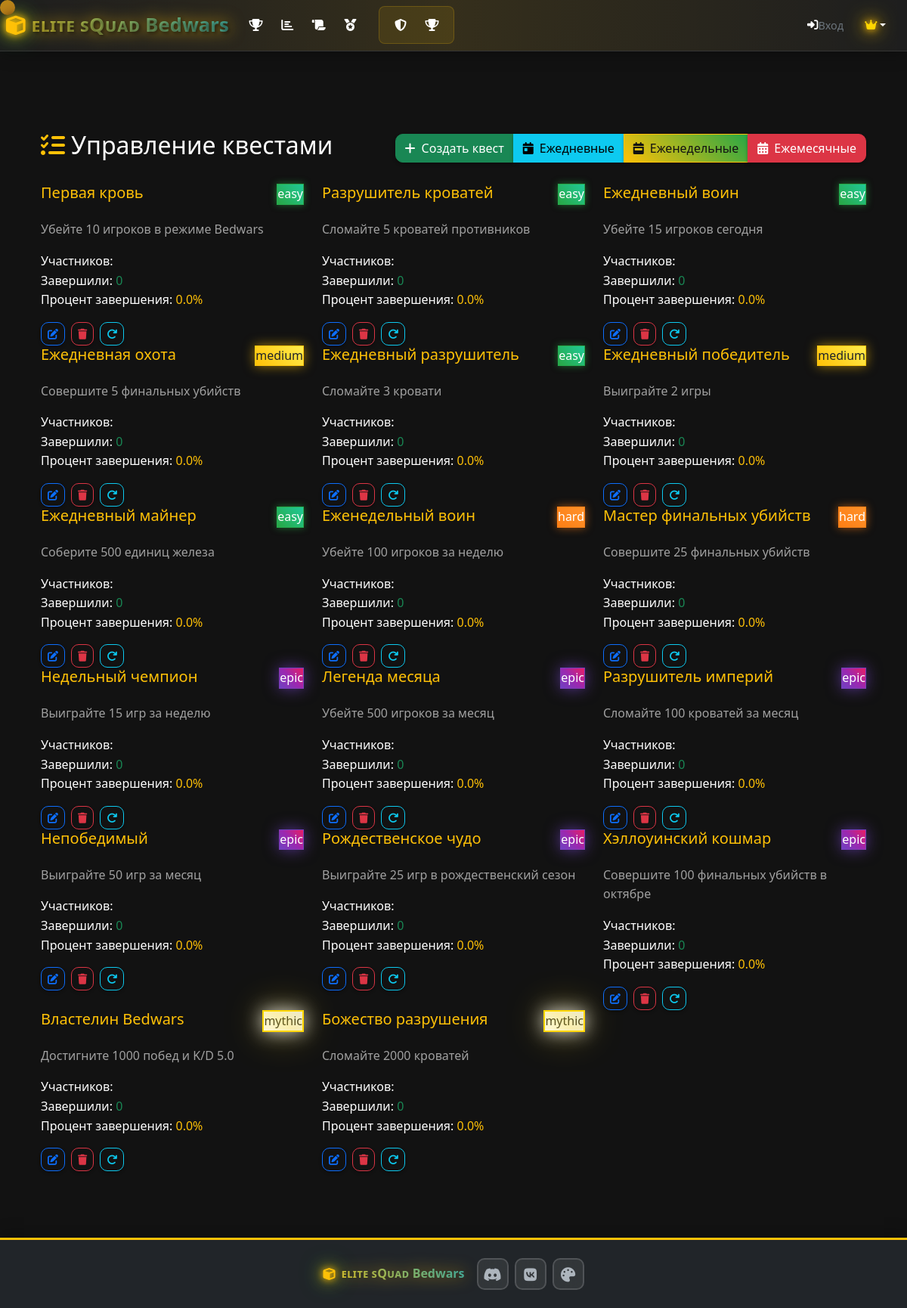
Page /admin/quests (signed in) on the committed database.
### models.py (models this page shows, shortened)
class Quest(db.Model):
    id = db.Column(db.Integer, primary_key=True)
    title = db.Column(db.String(200), nullable=False)
    description = db.Column(db.Text, nullable=False)
    type = db.Column(db.String(50), nullable=False)  # kills, beds, wins, etc.
    target_value = db.Column(db.Integer, nullable=False)
    reward_xp = db.Column(db.Integer, default=0)
    reward_coins = db.Column(db.Integer, default=0)
    reward_reputation = db.Column(db.Integer, default=0)
    reward_title = db.Column(db.String(100), nullable=True)
    reward_role = db.Column(db.String(100), nullable=True)
    icon = db.Column(db.String(50), default='fas fa-trophy')
    difficulty = db.Column(db.String(20), default='medium', nullable=False)  # easy, medium, hard, epic
    quest_category = db.Column(db.String(20), default='permanent', nullable=False)  # daily, weekly, monthly, thematic, mythic, permanent
    is_active = db.Column(db.Boolean, default=True)
    is_repeatable = db.Column(db.Boolean, default=True)
    expires_at = db.Column(db.DateTime, nullable=True)
    created_at = db.Column(db.DateTime, default=datetime.utcnow)
    last_refresh = db.Column(db.DateTime, default=datetime.utcnow)
    player_quests = db.relationship('PlayerQuest', backref='quest', lazy=True, cascade='all, delete-orphan')

### routes.py (the view)
@app.route('/admin/quests')
def admin_quests():
    if not session.get('is_admin', False):
        flash('Доступ запрещен!', 'error')
        return redirect(url_for('login'))
    quests = Quest.query.all()
    quest_stats = []
    for quest in quests:
        total_attempts = PlayerQuest.query.filter_by(quest_id=quest.id).count()
        completed = PlayerQuest.query.filter_by(quest_id=quest.id, is_completed=True).count()
        completion_rate = (completed / total_attempts * 100) if total_attempts > 0 else 0
        quest_stats.append({
            'quest': quest,
            'total_attempts': total_attempts,
            'completed': completed,
            'completion_rate': completion_rate
        })
    return render_template('admin_quests.html', quest_stats=quest_stats)

### routes.py (called while the page is built)
@app.context_processor
def inject_current_player():
    current_player = None
    player_nickname = session.get('player_nickname')
    if player_nickname:
        current_player = Player.query.filter_by(nickname=player_nickname).first()
    if 'language' not in session:
        session['language'] = 'ru'
    return dict(current_player=current_player, current_language=session.get('language', 'ru'))

### templates/admin_quests.html (shortened to what this page needs)
{% extends "base.html" %}
{% block content %}
<div class="container-fluid py-4">
    <div class="d-flex justify-content-between align-items-center mb-4">
        <h2 class="page-title">
            <i class="fas fa-tasks text-warning me-2"></i>Управление квестами
        </h2>
        <div class="btn-group">
            <button class="btn btn-success" data-bs-target="#createQuestModal" data-bs-toggle="modal">
                <i class="fas fa-plus me-2"></i>Создать квест
            </button>
            <button class="btn btn-info" onclick="generateDailyQuests()">
                <i class="fas fa-calendar-day me-2"></i>Ежедневные
            </button>
            <button class="btn btn-warning" onclick="generateWeeklyQuests()">
                <i class="fas fa-calendar-week me-2"></i>Еженедельные
            </button>
            <button class="btn btn-danger" onclick="generateMonthlyQuests()">
                <i class="fas fa-calendar-alt me-2"></i>Ежемесячные
            </button>
        </div>
    </div>
    <div class="row">
        {% for quest_stat in quest_stats %}
        <div class="col-lg-6 col-xl-4">
            <div class="quest-card">
                <div class="d-flex justify-content-between align-items-start mb-3">
                    <h5 class="text-warning">{{ quest_stat.quest.title }}</h5>
                    <span class="quest-difficulty difficulty-{{ quest_stat.quest.difficulty }}">
                        {{ quest_stat.quest.difficulty }}
                    </span>
                </div>
                <p class="text-muted">{{ quest_stat.quest.description }}</p>
                <div class="quest-stats">
                    <div class="stat-item">
                        <span>Участников:</span>
                    </div>
                    <div class="stat-item">
                        <span>Завершили:</span>
                        <span class="text-success">{{ quest_stat.completed }}</span>
                    </div>
                    <div class="stat-item">
                        <span>Процент завершения:</span>
                        <span class="text-warning">{{ "%.1f"|format(quest_stat.completion_rate) }}%</span>
                    </div>
                </div>
                <div class="d-flex gap-2 mt-3">
                    <button class="btn btn-sm btn-outline-primary" onclick="editQuest({{ quest_stat.quest.id }})">
                        <i class="fas fa-edit"></i>
                    </button>
                    <button class="btn btn-sm btn-outline-danger" onclick="deleteQuest({{ quest_stat.quest.id }})">
                        <i class="fas fa-trash"></i>
                    </button>
                    <button class="btn btn-sm btn-outline-info" onclick="resetQuestProgress({{ quest_stat.quest.id }})">
                        <i class="fas fa-redo"></i>
                    </button>
                </div>
            </div>
        </div>
        {% endfor %}
    </div>
</div>
{% endblock %}

### rows in the picture
Quest: quest "Первая кровь", quest.difficulty "easy", quest.description "Убейте 10 игроков в режиме Bedwars"
Quest: quest "Разрушитель кроватей", quest.difficulty "easy", quest.description "Сломайте 5 кроватей противников"
Quest: quest "Ежедневный воин", quest.difficulty "easy", quest.description "Убейте 15 игроков сегодня"
Quest: quest "Ежедневная охота", quest.difficulty "medium", quest.description "Совершите 5 финальных убийств"
Quest: quest "Ежедневный разрушитель", quest.difficulty "easy", quest.description "Сломайте 3 кровати"
Quest: quest "Ежедневный победитель", quest.difficulty "medium", quest.description "Выиграйте 2 игры"
Quest: quest "Ежедневный майнер", quest.difficulty "easy", quest.description "Соберите 500 единиц железа"
Quest: quest "Еженедельный воин", quest.difficulty "hard", quest.description "Убейте 100 игроков за неделю"
Quest: quest "Мастер финальных убийств", quest.difficulty "hard", quest.description "Совершите 25 финальных убийств"
Quest: quest "Недельный чемпион", quest.difficulty "epic", quest.description "Выиграйте 15 игр за неделю"
Quest: quest "Легенда месяца", quest.difficulty "epic", quest.description "Убейте 500 игроков за месяц"
Quest: quest "Разрушитель империй", quest.difficulty "epic", quest.description "Сломайте 100 кроватей за месяц"
Quest: quest "Непобедимый", quest.difficulty "epic", quest.description "Выиграйте 50 игр за месяц"
Quest: quest "Рождественское чудо", quest.difficulty "epic", quest.description "Выиграйте 25 игр в рождественский сезон"
Quest: quest "Хэллоуинский кошмар", quest.difficulty "epic", quest.description "Совершите 100 финальных убийств в октябре"
Quest: quest "Властелин Bedwars", quest.difficulty "mythic", quest.description "Достигните 1000 побед и K/D 5.0"
Quest: quest "Божество разрушения", quest.difficulty "mythic", quest.description "Сломайте 2000 кроватей"

### other values in the picture
{{ 'login'|t }} "Вход"
{{ quest_stat.completed }} "0" "0" "0" "0" "0" "0" "0" "0" "0" "0" "0" "0" "0" "0" "0" "0" "0"
{{ "%.1f"|format(quest_stat.completion_rate) }} "0.0" "0.0" "0.0" "0.0" "0.0" "0.0" "0.0" "0.0" "0.0" "0.0" "0.0" "0.0" "0.0" "0.0" "0.0" "0.0" "0.0"
